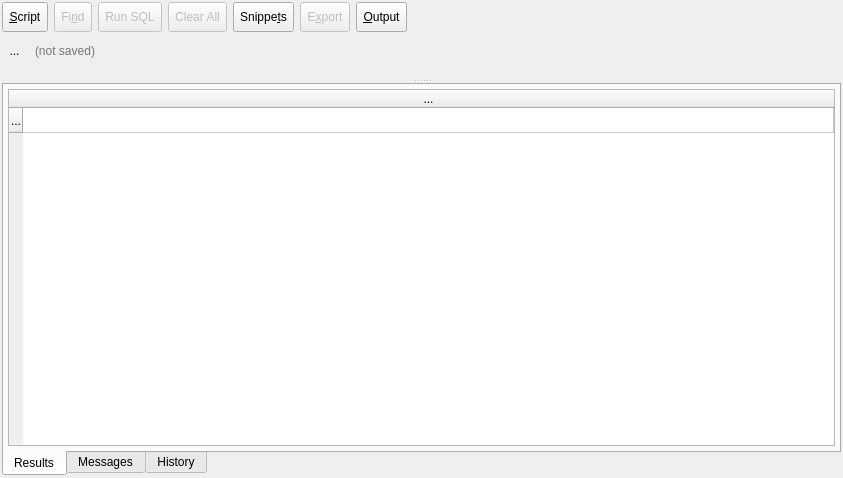
<?xml version="1.0" encoding="UTF-8"?>
<ui version="4.0">
 <class>SQLExecutionWidget</class>
 <widget class="QWidget" name="SQLExecutionWidget">
  <property name="geometry">
   <rect>
    <x>0</x>
    <y>0</y>
    <width>843</width>
    <height>478</height>
   </rect>
  </property>
  <property name="baseSize">
   <size>
    <width>780</width>
    <height>0</height>
   </size>
  </property>
  <property name="windowTitle">
   <string>Form</string>
  </property>
  <layout class="QGridLayout" name="gridLayout">
   <property name="leftMargin">
    <number>2</number>
   </property>
   <property name="topMargin">
    <number>2</number>
   </property>
   <property name="rightMargin">
    <number>2</number>
   </property>
   <property name="bottomMargin">
    <number>2</number>
   </property>
   <item row="1" column="0">
    <widget class="QWidget" name="filename_wgt" native="true">
     <property name="minimumSize">
      <size>
       <width>0</width>
       <height>0</height>
      </size>
     </property>
     <layout class="QHBoxLayout" name="horizontalLayout_3">
      <property name="leftMargin">
       <number>0</number>
      </property>
      <property name="topMargin">
       <number>0</number>
      </property>
      <property name="rightMargin">
       <number>0</number>
      </property>
      <property name="bottomMargin">
       <number>0</number>
      </property>
      <item>
       <widget class="QToolButton" name="close_file_tb">
        <property name="minimumSize">
         <size>
          <width>25</width>
          <height>25</height>
         </size>
        </property>
        <property name="maximumSize">
         <size>
          <width>25</width>
          <height>25</height>
         </size>
        </property>
        <property name="toolTip">
         <string>Close the current SQL script</string>
        </property>
        <property name="text">
         <string>...</string>
        </property>
        <property name="icon">
         <iconset resource="../res/resources.qrc">
          <normaloff>:/icones/icones/fechar.png</normaloff>:/icones/icones/fechar.png</iconset>
        </property>
        <property name="iconSize">
         <size>
          <width>20</width>
          <height>20</height>
         </size>
        </property>
        <property name="autoRaise">
         <bool>true</bool>
        </property>
       </widget>
      </item>
      <item>
       <widget class="QLineEdit" name="filename_edt">
        <property name="minimumSize">
         <size>
          <width>0</width>
          <height>25</height>
         </size>
        </property>
        <property name="toolTip">
         <string>SQL script currently handled</string>
        </property>
        <property name="autoFillBackground">
         <bool>false</bool>
        </property>
        <property name="styleSheet">
         <string>background: transparent;</string>
        </property>
        <property name="text">
         <string/>
        </property>
        <property name="frame">
         <bool>false</bool>
        </property>
        <property name="cursorPosition">
         <number>0</number>
        </property>
        <property name="readOnly">
         <bool>true</bool>
        </property>
        <property name="placeholderText">
         <string>(not saved)</string>
        </property>
       </widget>
      </item>
     </layout>
    </widget>
   </item>
   <item row="0" column="0">
    <layout class="QHBoxLayout" name="horizontalLayout">
     <item>
      <widget class="QToolButton" name="file_tb">
       <property name="enabled">
        <bool>true</bool>
       </property>
       <property name="minimumSize">
        <size>
         <width>0</width>
         <height>30</height>
        </size>
       </property>
       <property name="toolTip">
        <string>Handle external SQL script</string>
       </property>
       <property name="text">
        <string>&amp;Script</string>
       </property>
       <property name="icon">
        <iconset resource="../res/resources.qrc">
         <normaloff>:/icones/icones/codigosql.png</normaloff>:/icones/icones/codigosql.png</iconset>
       </property>
       <property name="iconSize">
        <size>
         <width>22</width>
         <height>22</height>
        </size>
       </property>
       <property name="shortcut">
        <string>Alt+F</string>
       </property>
       <property name="checkable">
        <bool>false</bool>
       </property>
       <property name="checked">
        <bool>false</bool>
       </property>
       <property name="popupMode">
        <enum>QToolButton::InstantPopup</enum>
       </property>
       <property name="toolButtonStyle">
        <enum>Qt::ToolButtonTextBesideIcon</enum>
       </property>
      </widget>
     </item>
     <item>
      <widget class="QToolButton" name="find_tb">
       <property name="enabled">
        <bool>false</bool>
       </property>
       <property name="minimumSize">
        <size>
         <width>0</width>
         <height>30</height>
        </size>
       </property>
       <property name="toolTip">
        <string>Search in SQL code</string>
       </property>
       <property name="text">
        <string>Fi&amp;nd</string>
       </property>
       <property name="icon">
        <iconset resource="../res/resources.qrc">
         <normaloff>:/icones/icones/buscar.png</normaloff>:/icones/icones/buscar.png</iconset>
       </property>
       <property name="iconSize">
        <size>
         <width>22</width>
         <height>22</height>
        </size>
       </property>
       <property name="shortcut">
        <string/>
       </property>
       <property name="checkable">
        <bool>true</bool>
       </property>
       <property name="checked">
        <bool>false</bool>
       </property>
       <property name="popupMode">
        <enum>QToolButton::InstantPopup</enum>
       </property>
       <property name="toolButtonStyle">
        <enum>Qt::ToolButtonTextBesideIcon</enum>
       </property>
      </widget>
     </item>
     <item>
      <widget class="QToolButton" name="run_sql_tb">
       <property name="enabled">
        <bool>false</bool>
       </property>
       <property name="sizePolicy">
        <sizepolicy hsizetype="Fixed" vsizetype="Fixed">
         <horstretch>0</horstretch>
         <verstretch>0</verstretch>
        </sizepolicy>
       </property>
       <property name="minimumSize">
        <size>
         <width>0</width>
         <height>30</height>
        </size>
       </property>
       <property name="toolTip">
        <string>Run the specified SQL command</string>
       </property>
       <property name="text">
        <string>Run SQL</string>
       </property>
       <property name="icon">
        <iconset resource="../res/resources.qrc">
         <normaloff>:/icones/icones/run.png</normaloff>:/icones/icones/run.png</iconset>
       </property>
       <property name="iconSize">
        <size>
         <width>22</width>
         <height>22</height>
        </size>
       </property>
       <property name="shortcut">
        <string>F6</string>
       </property>
       <property name="toolButtonStyle">
        <enum>Qt::ToolButtonTextBesideIcon</enum>
       </property>
      </widget>
     </item>
     <item>
      <widget class="QToolButton" name="clear_btn">
       <property name="enabled">
        <bool>false</bool>
       </property>
       <property name="minimumSize">
        <size>
         <width>0</width>
         <height>30</height>
        </size>
       </property>
       <property name="toolTip">
        <string>Clear sql input field and results</string>
       </property>
       <property name="text">
        <string>Clear All</string>
       </property>
       <property name="icon">
        <iconset resource="../res/resources.qrc">
         <normaloff>:/icones/icones/limpartexto.png</normaloff>:/icones/icones/limpartexto.png</iconset>
       </property>
       <property name="iconSize">
        <size>
         <width>22</width>
         <height>22</height>
        </size>
       </property>
       <property name="toolButtonStyle">
        <enum>Qt::ToolButtonTextBesideIcon</enum>
       </property>
      </widget>
     </item>
     <item>
      <widget class="QToolButton" name="snippets_tb">
       <property name="enabled">
        <bool>true</bool>
       </property>
       <property name="minimumSize">
        <size>
         <width>0</width>
         <height>30</height>
        </size>
       </property>
       <property name="toolTip">
        <string>Export results to a CSV file</string>
       </property>
       <property name="text">
        <string>Snippe&amp;ts</string>
       </property>
       <property name="icon">
        <iconset resource="../res/resources.qrc">
         <normaloff>:/icones/icones/codesnippet.png</normaloff>:/icones/icones/codesnippet.png</iconset>
       </property>
       <property name="iconSize">
        <size>
         <width>22</width>
         <height>22</height>
        </size>
       </property>
       <property name="shortcut">
        <string>Alt+T</string>
       </property>
       <property name="checkable">
        <bool>false</bool>
       </property>
       <property name="checked">
        <bool>false</bool>
       </property>
       <property name="popupMode">
        <enum>QToolButton::InstantPopup</enum>
       </property>
       <property name="toolButtonStyle">
        <enum>Qt::ToolButtonTextBesideIcon</enum>
       </property>
      </widget>
     </item>
     <item>
      <widget class="QToolButton" name="export_tb">
       <property name="enabled">
        <bool>false</bool>
       </property>
       <property name="minimumSize">
        <size>
         <width>0</width>
         <height>30</height>
        </size>
       </property>
       <property name="toolTip">
        <string>Export results to a CSV file</string>
       </property>
       <property name="text">
        <string>E&amp;xport</string>
       </property>
       <property name="icon">
        <iconset resource="../res/resources.qrc">
         <normaloff>:/icones/icones/exportdata.png</normaloff>:/icones/icones/exportdata.png</iconset>
       </property>
       <property name="iconSize">
        <size>
         <width>22</width>
         <height>22</height>
        </size>
       </property>
       <property name="shortcut">
        <string>Alt+X</string>
       </property>
       <property name="checkable">
        <bool>false</bool>
       </property>
       <property name="checked">
        <bool>false</bool>
       </property>
       <property name="toolButtonStyle">
        <enum>Qt::ToolButtonTextBesideIcon</enum>
       </property>
      </widget>
     </item>
     <item>
      <widget class="QToolButton" name="output_tb">
       <property name="enabled">
        <bool>true</bool>
       </property>
       <property name="minimumSize">
        <size>
         <width>0</width>
         <height>30</height>
        </size>
       </property>
       <property name="toolTip">
        <string>Toggles the output pane</string>
       </property>
       <property name="text">
        <string>&amp;Output</string>
       </property>
       <property name="icon">
        <iconset resource="../res/resources.qrc">
         <normaloff>:/icones/icones/outputpane.png</normaloff>:/icones/icones/outputpane.png</iconset>
       </property>
       <property name="iconSize">
        <size>
         <width>22</width>
         <height>22</height>
        </size>
       </property>
       <property name="shortcut">
        <string>Alt+O</string>
       </property>
       <property name="checkable">
        <bool>true</bool>
       </property>
       <property name="checked">
        <bool>false</bool>
       </property>
       <property name="toolButtonStyle">
        <enum>Qt::ToolButtonTextBesideIcon</enum>
       </property>
      </widget>
     </item>
     <item>
      <spacer name="horizontalSpacer">
       <property name="orientation">
        <enum>Qt::Horizontal</enum>
       </property>
       <property name="sizeType">
        <enum>QSizePolicy::Expanding</enum>
       </property>
       <property name="sizeHint" stdset="0">
        <size>
         <width>10</width>
         <height>20</height>
        </size>
       </property>
      </spacer>
     </item>
     <item>
      <layout class="QHBoxLayout" name="horizontalLayout_2">
       <property name="spacing">
        <number>0</number>
       </property>
       <property name="leftMargin">
        <number>0</number>
       </property>
       <item>
        <widget class="QLabel" name="label_5">
         <property name="minimumSize">
          <size>
           <width>20</width>
           <height>20</height>
          </size>
         </property>
         <property name="maximumSize">
          <size>
           <width>22</width>
           <height>22</height>
          </size>
         </property>
         <property name="text">
          <string/>
         </property>
         <property name="pixmap">
          <pixmap resource="../res/resources.qrc">:/icones/icones/database.png</pixmap>
         </property>
         <property name="scaledContents">
          <bool>true</bool>
         </property>
         <property name="indent">
          <number>-1</number>
         </property>
        </widget>
       </item>
       <item>
        <widget class="QLabel" name="db_name_lbl">
         <property name="sizePolicy">
          <sizepolicy hsizetype="Preferred" vsizetype="Fixed">
           <horstretch>0</horstretch>
           <verstretch>0</verstretch>
          </sizepolicy>
         </property>
         <property name="toolTip">
          <string>Current working database</string>
         </property>
         <property name="text">
          <string/>
         </property>
         <property name="indent">
          <number>5</number>
         </property>
        </widget>
       </item>
      </layout>
     </item>
    </layout>
   </item>
   <item row="2" column="0">
    <widget class="QSplitter" name="v_splitter">
     <property name="orientation">
      <enum>Qt::Vertical</enum>
     </property>
     <property name="childrenCollapsible">
      <bool>false</bool>
     </property>
     <widget class="QWidget" name="layoutWidget">
      <layout class="QVBoxLayout" name="verticalLayout_2">
       <item>
        <widget class="QWidget" name="sql_cmd_wgt" native="true">
         <property name="enabled">
          <bool>true</bool>
         </property>
        </widget>
       </item>
       <item>
        <widget class="QWidget" name="find_wgt_parent" native="true">
         <property name="sizePolicy">
          <sizepolicy hsizetype="Preferred" vsizetype="Fixed">
           <horstretch>0</horstretch>
           <verstretch>0</verstretch>
          </sizepolicy>
         </property>
        </widget>
       </item>
      </layout>
     </widget>
     <widget class="QWidget" name="layoutWidget1">
      <layout class="QGridLayout" name="gridLayout_2">
       <property name="spacing">
        <number>0</number>
       </property>
       <item row="1" column="0" rowspan="2">
        <widget class="QWidget" name="output_wgt" native="true">
         <property name="minimumSize">
          <size>
           <width>0</width>
           <height>0</height>
          </size>
         </property>
         <layout class="QVBoxLayout" name="verticalLayout">
          <property name="spacing">
           <number>0</number>
          </property>
          <property name="leftMargin">
           <number>0</number>
          </property>
          <property name="topMargin">
           <number>0</number>
          </property>
          <property name="rightMargin">
           <number>0</number>
          </property>
          <property name="bottomMargin">
           <number>0</number>
          </property>
          <item>
           <widget class="QTabWidget" name="output_tbw">
            <property name="minimumSize">
             <size>
              <width>0</width>
              <height>0</height>
             </size>
            </property>
            <property name="tabPosition">
             <enum>QTabWidget::South</enum>
            </property>
            <property name="currentIndex">
             <number>0</number>
            </property>
            <property name="documentMode">
             <bool>false</bool>
            </property>
            <property name="movable">
             <bool>false</bool>
            </property>
            <widget class="QWidget" name="tab">
             <attribute name="title">
              <string>Results</string>
             </attribute>
             <layout class="QGridLayout" name="gridLayout_5">
              <property name="leftMargin">
               <number>4</number>
              </property>
              <property name="topMargin">
               <number>4</number>
              </property>
              <property name="rightMargin">
               <number>4</number>
              </property>
              <property name="bottomMargin">
               <number>4</number>
              </property>
              <item row="0" column="0">
               <widget class="QWidget" name="results_parent" native="true">
                <property name="minimumSize">
                 <size>
                  <width>100</width>
                  <height>200</height>
                 </size>
                </property>
                <layout class="QGridLayout" name="gridLayout_3">
                 <property name="leftMargin">
                  <number>0</number>
                 </property>
                 <property name="topMargin">
                  <number>0</number>
                 </property>
                 <property name="rightMargin">
                  <number>0</number>
                 </property>
                 <property name="bottomMargin">
                  <number>0</number>
                 </property>
                 <property name="horizontalSpacing">
                  <number>0</number>
                 </property>
                 <item row="0" column="0" colspan="2">
                  <widget class="QTableWidget" name="results_tbw">
                   <property name="enabled">
                    <bool>true</bool>
                   </property>
                   <property name="autoFillBackground">
                    <bool>true</bool>
                   </property>
                   <property name="editTriggers">
                    <set>QAbstractItemView::DoubleClicked|QAbstractItemView::EditKeyPressed</set>
                   </property>
                   <property name="alternatingRowColors">
                    <bool>true</bool>
                   </property>
                   <property name="selectionMode">
                    <enum>QAbstractItemView::ContiguousSelection</enum>
                   </property>
                   <property name="verticalScrollMode">
                    <enum>QAbstractItemView::ScrollPerItem</enum>
                   </property>
                   <property name="horizontalScrollMode">
                    <enum>QAbstractItemView::ScrollPerPixel</enum>
                   </property>
                   <property name="sortingEnabled">
                    <bool>false</bool>
                   </property>
                   <attribute name="horizontalHeaderStretchLastSection">
                    <bool>true</bool>
                   </attribute>
                   <attribute name="verticalHeaderDefaultSectionSize">
                    <number>25</number>
                   </attribute>
                   <attribute name="verticalHeaderMinimumSectionSize">
                    <number>25</number>
                   </attribute>
                   <row>
                    <property name="text">
                     <string>...</string>
                    </property>
                   </row>
                   <column>
                    <property name="text">
                     <string>...</string>
                    </property>
                   </column>
                  </widget>
                 </item>
                </layout>
               </widget>
              </item>
             </layout>
            </widget>
            <widget class="QWidget" name="tab_2">
             <attribute name="title">
              <string>Messages</string>
             </attribute>
             <layout class="QGridLayout" name="gridLayout_4">
              <property name="leftMargin">
               <number>4</number>
              </property>
              <property name="topMargin">
               <number>4</number>
              </property>
              <property name="rightMargin">
               <number>4</number>
              </property>
              <property name="bottomMargin">
               <number>4</number>
              </property>
              <item row="0" column="0">
               <widget class="QListWidget" name="msgoutput_lst">
                <property name="editTriggers">
                 <set>QAbstractItemView::NoEditTriggers</set>
                </property>
                <property name="showDropIndicator" stdset="0">
                 <bool>false</bool>
                </property>
                <property name="alternatingRowColors">
                 <bool>true</bool>
                </property>
                <property name="selectionMode">
                 <enum>QAbstractItemView::NoSelection</enum>
                </property>
                <property name="selectionBehavior">
                 <enum>QAbstractItemView::SelectRows</enum>
                </property>
                <property name="iconSize">
                 <size>
                  <width>20</width>
                  <height>20</height>
                 </size>
                </property>
                <property name="spacing">
                 <number>2</number>
                </property>
               </widget>
              </item>
             </layout>
            </widget>
            <widget class="QWidget" name="tab_3">
             <attribute name="title">
              <string>History</string>
             </attribute>
             <layout class="QGridLayout" name="gridLayout_6">
              <property name="leftMargin">
               <number>4</number>
              </property>
              <property name="topMargin">
               <number>4</number>
              </property>
              <property name="rightMargin">
               <number>4</number>
              </property>
              <property name="bottomMargin">
               <number>4</number>
              </property>
              <item row="1" column="0">
               <widget class="QWidget" name="find_history_parent" native="true"/>
              </item>
              <item row="0" column="0">
               <widget class="QWidget" name="cmd_history_parent" native="true">
                <property name="sizePolicy">
                 <sizepolicy hsizetype="Preferred" vsizetype="Expanding">
                  <horstretch>0</horstretch>
                  <verstretch>0</verstretch>
                 </sizepolicy>
                </property>
               </widget>
              </item>
             </layout>
            </widget>
           </widget>
          </item>
         </layout>
        </widget>
       </item>
      </layout>
     </widget>
    </widget>
   </item>
  </layout>
 </widget>
 <resources>
  <include location="../res/resources.qrc"/>
 </resources>
 <connections/>
</ui>
